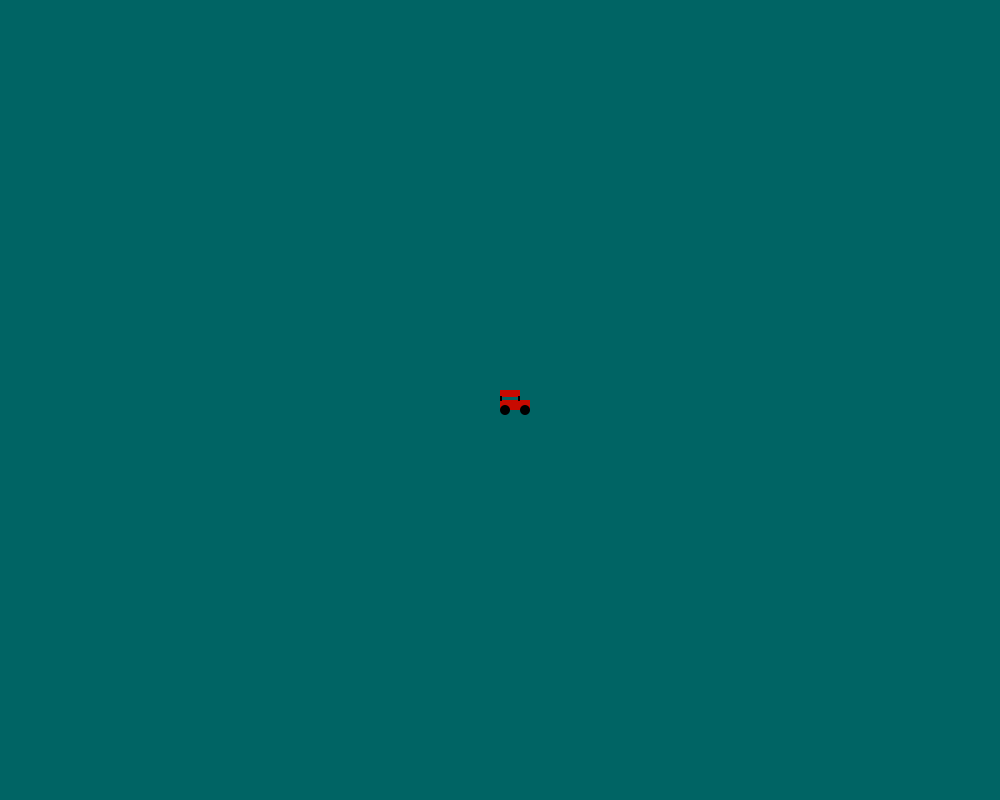
Frame 1 (no input)
Frame 60 (the mouse pressed at the canvas centre just before this capture): identical to frame 1, image omitted
Frame 120 (the mouse held since frame 60 and released just before this capture): identical to frame 1, image omitted

The Processing sketch that drew this single still picture (run headless with seeded random() and noise(); from frame 60 on, the mouse is pressed at the canvas centre):

// Processing sketch: sketch_190918a
// ── sketch_190918a.pde
float xPos =0;       //change in x pos
float yPos = 0;      //change in y pos
float spd = 1;       //speed factor
int topcrx = 20;     //top of car pos x
int topcry = 7;      //top of car pos y
int bodcrx = 30;     // bod of car pos x
int bodcry = 10;     //bod of car pos y
int ywhl = 10;       //wheel pos y
int lwhlx = 5;       // left wheel pos x
int rwhlx = 25;      // right wheel pos x
int ycrlin = 4;      //window line y pos
int xcrlin1= 0;      // window line 1 x pos
int xcrlin2 = 18;    // window line 2 x pos
int xwndshld = -1000;  // before clicked windshield pos x
int ywndshld = 1000;   //before clicked windowshield pos y
int xupwhl1 = -1000;   //x pos of whl 1 when up/dwn
int yupwhl1 = -1000;   // y pos of whl 1 when up/dwn
int rxupwhl1 = -1000;  //right x pos of whl 1 when up/dwn
int xupwhl2 = -1000;   //second x pos of whl 2 when up/dwn
int yupwhl2 = -1000;   //second y pos of whl 2 when up/dwn
int xtpcrbck = 0;     // x pos of car when backwards
int tpcrsz = 0; 

//Booleans for movement
boolean right = false;
boolean left = false;
boolean down = false;
boolean up = false;
boolean fast = false;
boolean slow = false;

void setup() {
  //window modifications
  size(1000, 800);
  background(255);

  //initial position
  xPos = 500;
  yPos = 400;

  //shape properties
  noStroke();
  fill(0, 0, 255);
}

void draw() {
  //wipe
  background(0,100,100);

  //update position
  if (left) {
    xPos = xPos - spd;
  }
  
  if (right) {
    xPos = xPos + spd;
  }
  
  if (down) {
    yPos = yPos + spd;
  }
  
  if (up) {
    yPos = yPos - spd;
  }
  
  if (fast){
    spd = spd*1.1;
  }
  if (slow){
    spd = spd/1.1;
  }
  
  
  //draw shape
  fill(200,10,0);
  rect(xPos+xtpcrbck, yPos-10,topcrx+tpcrsz,topcry); //top of car
  rect(xPos, yPos, bodcrx, bodcry); //body of car
  fill(0);
  ellipse(xPos+lwhlx, yPos+ywhl,10,10); //left wheel
  ellipse(xPos+rwhlx, yPos+ywhl,10,10); //rear wheel
  rect(xPos + xcrlin1+xtpcrbck,yPos-ycrlin, 2,5); //line 1
  rect(xPos+xcrlin2+xtpcrbck,yPos-ycrlin, 2,5);   //line 2
  fill(#CBE4F5);
  rect(xPos+xwndshld,yPos-ywndshld,18,5);  // windshield
  fill(0);
  ellipse(xPos+xupwhl1,yPos+yupwhl1,2,10);   //first pair of up wheels
  ellipse(xPos+rxupwhl1, yPos+yupwhl1,2,10);  
  ellipse(xPos+xupwhl1, yPos+yupwhl2,2,10);  //second pair of up wheels
  ellipse(xPos+xupwhl2,yPos+yupwhl2,2,10);
  
}

void keyPressed() {
  if (key == 'a') {       // if a is pressed, boolean left will be true, and the x coordinate will decreased
    left = true;
    xtpcrbck = 10;
  }
  if (key == 'd'){        // if d is pressed, it will move right
    right = true;
  }
  if (key == 'w') {      // if w is pressed, it will move up and the car will look different
    up = true;
    bodcrx = 20;         //when w is pressed, x length of the car body becomes 20
    bodcry = -30;        //when w is pressed, y length of the car body becomes 30
    lwhlx =  -1000;      // left wheel goes off screen
    rwhlx = -1000;       // right wheel goes off screen
    xcrlin1 = -1000;     // line 1 goes off screen
    xcrlin2= -1000;      // line 2 goes off screen
    ycrlin = -1000;
    xwndshld = 1;       // windshield x pos goes to 1
    ywndshld = 22;      //windshield y pos goes to 22
    xupwhl1 = 0;        //x wheel pos goes to 0
    yupwhl1 = -6;       // whl 1 moves to y = -6 from pos
    rxupwhl1 = 20;      // whl 1 moves to x = 20 from pos
    yupwhl2 = -23;      // wheel 2 moves up 23
    xupwhl2 = 20;       // wheel 2 moves right 20
    tpcrsz = -9;        // top of the car shrinks
  }
  if (key == 's') {       // if s is pressed, it will move down and the car will look different
    down = true;       
    bodcrx = 20;        //when s is pressed, x length of the car body becomes 20
    bodcry = -30;       //when s is pressed, y length of the car body becomes 30
    lwhlx =  -1000;     // left wheel goes off screen
    rwhlx = -1000;      // right wheel goes off screen
    xcrlin1 = -1000;    // line 1 goes off screen
    xcrlin2= -1000;     // line 2 goes off screen
    ycrlin = -1000;
    xwndshld = 1;       //windshield x pos goes to 1
    ywndshld = 11;      //windshield y pos goes to 11
    xupwhl1 = 0;        //x wheel pos goes to 0
    yupwhl1 = -6;       // whl 1 moves to y = -6 from pos
    rxupwhl1 = 20;      // whl 1 moves to x = 20 from pos
    yupwhl2 = -23;      // wheel 2 moves up 23
    xupwhl2 = 20;       // wheel 2 moves right 20
    tpcrsz = -9;        // top of the car shrinks
  }
  if (key == 'p') {      // if p is pressed, it will go faster
    fast = true;
  }
  if (key == 'o') {      // if o is pressed, it will slow down
    slow = true;
  }
}

void keyReleased() {
  if (key == 'a'){       // if a is released, it will stop moving left
    left = false;
    xtpcrbck = 0;
  }
  if (key == 'd'){        // if d is released, it will stop moving right
    right = false;
  }
  if (key == 'w') {       // if w is released, it will stop moving and the car will look the same as before
    up = false;
    bodcrx = 30;
    bodcry = 10;
    lwhlx = 5;
    rwhlx = 25;
    xcrlin1 = 0;
    xcrlin2 = 18;
    ycrlin = 4;
    xwndshld = -1000;
    ywndshld = 1102;
    xupwhl1 = -1000;
    yupwhl1 = -1000;
    rxupwhl1 = -1000;
    yupwhl2 = -1003;
    xupwhl2 = -1000;
    tpcrsz = 0;
  }
  if (key == 's'){      // if s is released, it will stop moving and the car will look the same as before
    down = false;
    bodcrx = 30;
    bodcry = 10;
    lwhlx = 5;
    rwhlx = 25;
    xcrlin1 = 0;
    xcrlin2 = 18;
    ycrlin = 4;
    xwndshld = -1111;
    ywndshld = 1000;
    xupwhl1 = -1000;
    yupwhl1 = -1000;
    rxupwhl1 = -1000;
    yupwhl2 = -1003;
    xupwhl2 = -1000;
    tpcrsz = 0;
  } 
  if (key == 'p'){      //if p is released, it will stop increasing in speed
    fast = false;
  }
  if (key == 'o'){      // if o is released, it will stop decreasing in speed
    slow = false;
  }
}
